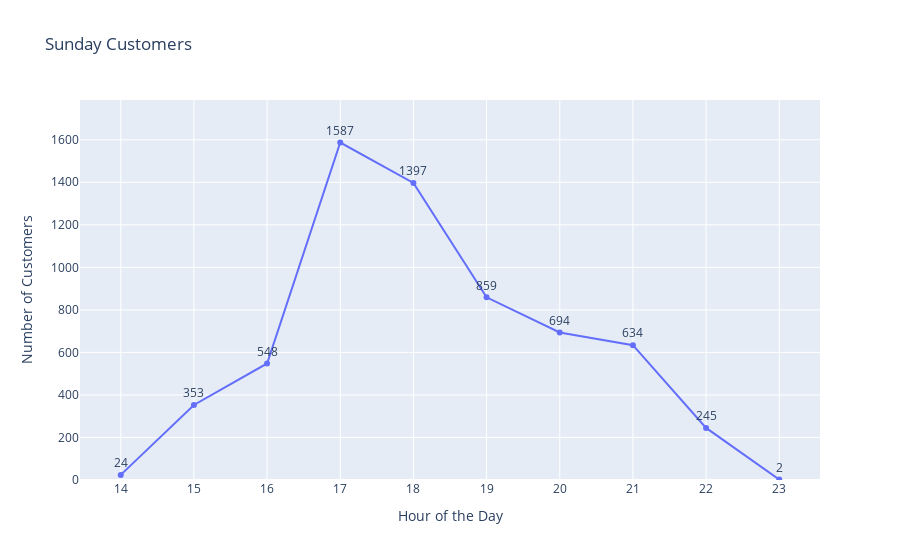
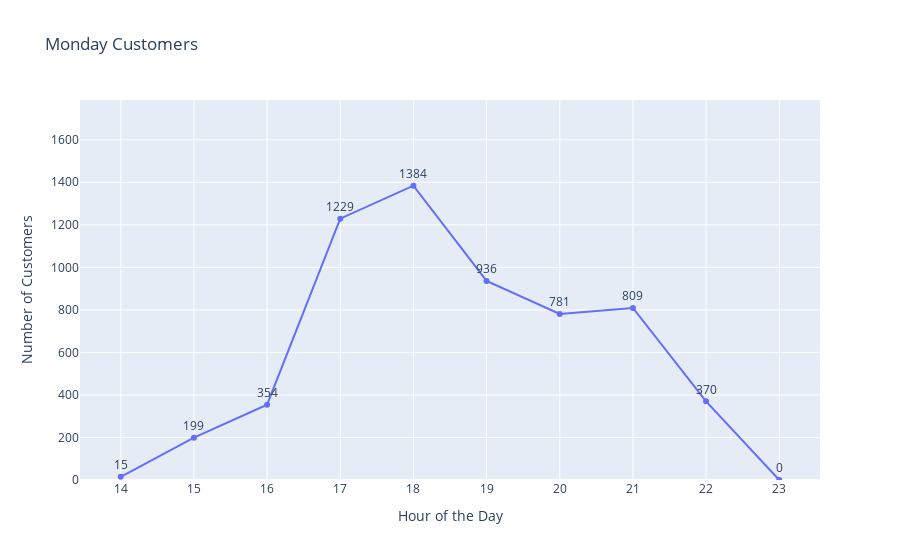
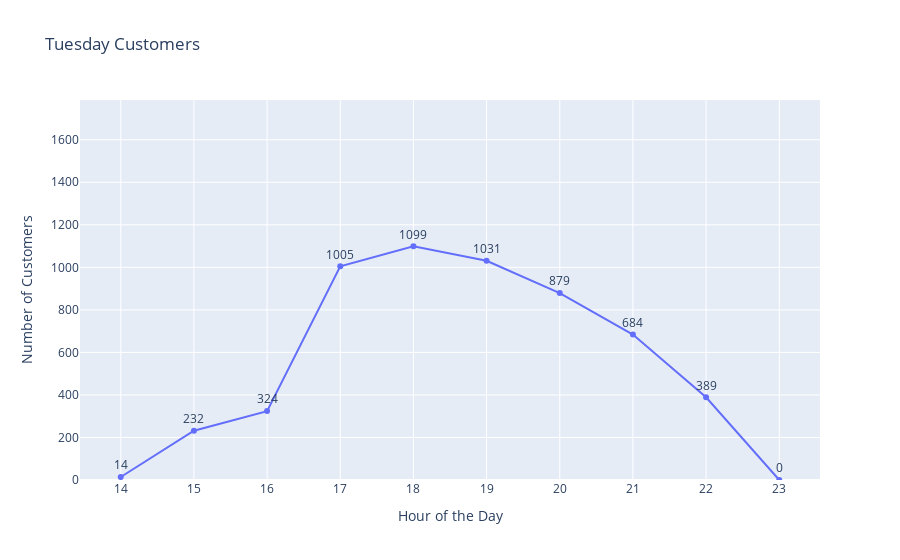
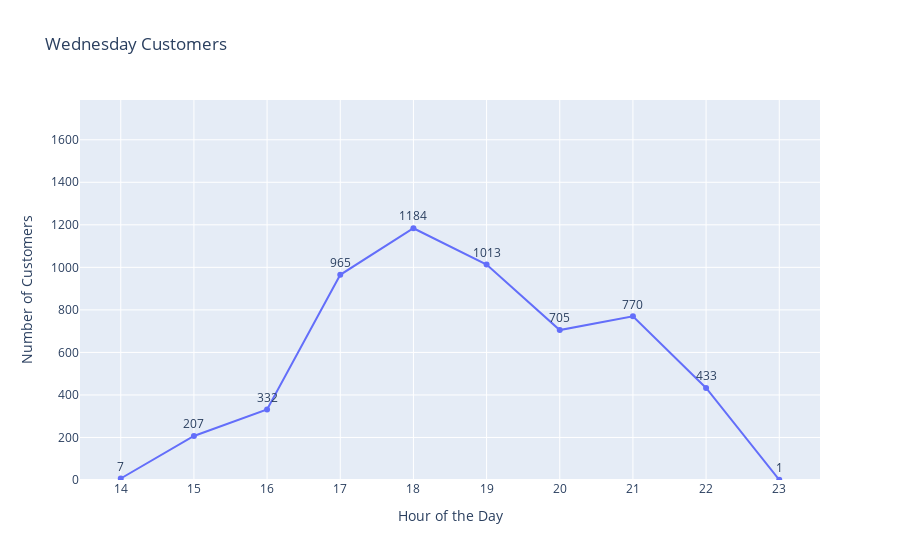

Notebook source saved alongside these figures, in order:
### Code cell
for day in UniqueDays:
    plot_Customers_by_Day(customer_count_per_day, day, global_max)

### Figure 1 — Plotly figure (JSON) as saved in the notebook; plotly's stock layout.template omitted (floating-point values rounded to 4 significant figures)
{"data": [{"hovertemplate": "Hour of the Day=%{x}<br>Number of Customers=%{text}<extra></extra>", "legendgroup": "", "line": {"color": "#636efa", "dash": "solid"}, "marker": {"symbol": "circle"}, "mode": "lines+markers+text", "name": "", "orientation": "v", "showlegend": false, "text": [24, 353, 548, 1587, 1397, 859, 694, 634, 245, 2], "textposition": "top center", "type": "scatter", "x": [14, 15, 16, 17, 18, 19, 20, 21, 22, 23], "xaxis": "x", "y": [24, 353, 548, 1587, 1397, 859, 694, 634, 245, 2], "yaxis": "y"}], "layout": {"legend": {"tracegroupgap": 0}, "title": {"text": "Sunday Customers"}, "xaxis": {"anchor": "y", "domain": [0, 1], "dtick": 1, "title": {"text": "Hour of the Day"}}, "yaxis": {"anchor": "x", "domain": [0, 1], "range": [0, 1787], "title": {"text": "Number of Customers"}}}}

### Figure 2 — Plotly figure (JSON) as saved in the notebook; plotly's stock layout.template omitted (floating-point values rounded to 4 significant figures)
{"data": [{"hovertemplate": "Hour of the Day=%{x}<br>Number of Customers=%{text}<extra></extra>", "legendgroup": "", "line": {"color": "#636efa", "dash": "solid"}, "marker": {"symbol": "circle"}, "mode": "lines+markers+text", "name": "", "orientation": "v", "showlegend": false, "text": [15, 199, 354, 1229, 1384, 936, 781, 809, 370, 0], "textposition": "top center", "type": "scatter", "x": [14, 15, 16, 17, 18, 19, 20, 21, 22, 23], "xaxis": "x", "y": [15, 199, 354, 1229, 1384, 936, 781, 809, 370, 0], "yaxis": "y"}], "layout": {"legend": {"tracegroupgap": 0}, "title": {"text": "Monday Customers"}, "xaxis": {"anchor": "y", "domain": [0, 1], "dtick": 1, "title": {"text": "Hour of the Day"}}, "yaxis": {"anchor": "x", "domain": [0, 1], "range": [0, 1787], "title": {"text": "Number of Customers"}}}}

### Figure 3 — Plotly figure (JSON) as saved in the notebook; plotly's stock layout.template omitted (floating-point values rounded to 4 significant figures)
{"data": [{"hovertemplate": "Hour of the Day=%{x}<br>Number of Customers=%{text}<extra></extra>", "legendgroup": "", "line": {"color": "#636efa", "dash": "solid"}, "marker": {"symbol": "circle"}, "mode": "lines+markers+text", "name": "", "orientation": "v", "showlegend": false, "text": [14, 232, 324, 1005, 1099, 1031, 879, 684, 389, 0], "textposition": "top center", "type": "scatter", "x": [14, 15, 16, 17, 18, 19, 20, 21, 22, 23], "xaxis": "x", "y": [14, 232, 324, 1005, 1099, 1031, 879, 684, 389, 0], "yaxis": "y"}], "layout": {"legend": {"tracegroupgap": 0}, "title": {"text": "Tuesday Customers"}, "xaxis": {"anchor": "y", "domain": [0, 1], "dtick": 1, "title": {"text": "Hour of the Day"}}, "yaxis": {"anchor": "x", "domain": [0, 1], "range": [0, 1787], "title": {"text": "Number of Customers"}}}}

### Figure 4 — Plotly figure (JSON) as saved in the notebook; plotly's stock layout.template omitted (floating-point values rounded to 4 significant figures)
{"data": [{"hovertemplate": "Hour of the Day=%{x}<br>Number of Customers=%{text}<extra></extra>", "legendgroup": "", "line": {"color": "#636efa", "dash": "solid"}, "marker": {"symbol": "circle"}, "mode": "lines+markers+text", "name": "", "orientation": "v", "showlegend": false, "text": [7, 207, 332, 965, 1184, 1013, 705, 770, 433, 1], "textposition": "top center", "type": "scatter", "x": [14, 15, 16, 17, 18, 19, 20, 21, 22, 23], "xaxis": "x", "y": [7, 207, 332, 965, 1184, 1013, 705, 770, 433, 1], "yaxis": "y"}], "layout": {"legend": {"tracegroupgap": 0}, "title": {"text": "Wednesday Customers"}, "xaxis": {"anchor": "y", "domain": [0, 1], "dtick": 1, "title": {"text": "Hour of the Day"}}, "yaxis": {"anchor": "x", "domain": [0, 1], "range": [0, 1787], "title": {"text": "Number of Customers"}}}}
